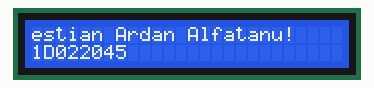
Bench run of a program on a simulated ESP8266 (NodeMCU). On the bench: 26×2 character LCD.

Above: at 0.24 s.
At 1.75 s:
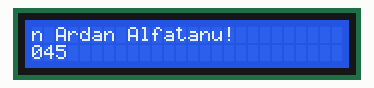
At 3.25 s:
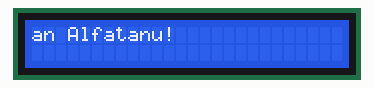
At 6.56 s:
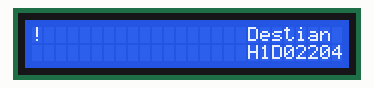
At 9.57 s:
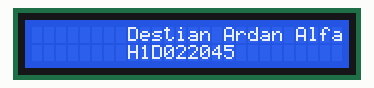
At 12.88 s:
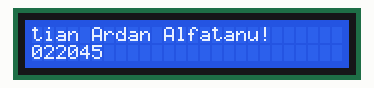

Measured:
- by itself, everything shown: repeats every 12.0 s, in 40 steps

The program:

main.cpp
```cpp
#include <Arduino.h>
#include <LiquidCrystal_I2C.h>

// Inisialisasi LCD I2C
// (alamat LCD biasanya 0x27 atau 0x3F, tergantung hasil scanner kamu)
LiquidCrystal_I2C lcd(0x27, 26, 2);  // Alamat 0x27, 26 karakter x 2 baris
// Tetapkan pin I2C kustom
int SDA_PIN = D5; // GPIO16
int SCL_PIN = D4; // GPIO5


void setup() {
  Wire.begin(SDA_PIN, SCL_PIN);  // Inisialisasi I2C dengan pin custom (SDA, SCL)

  lcd.init();          // Inisialisasi LCD
  lcd.backlight();     // Nyalakan lampu latar LCD

  lcd.setCursor(0, 0); // Kolom 0, Baris 0
  lcd.print("Destian Ardan Alfatanu!");

  lcd.setCursor(0, 1); // Kolom 0, Baris 1
  lcd.print("H1D022045");
}

void loop() {
  lcd.scrollDisplayLeft();
  delay(300);
}
```
